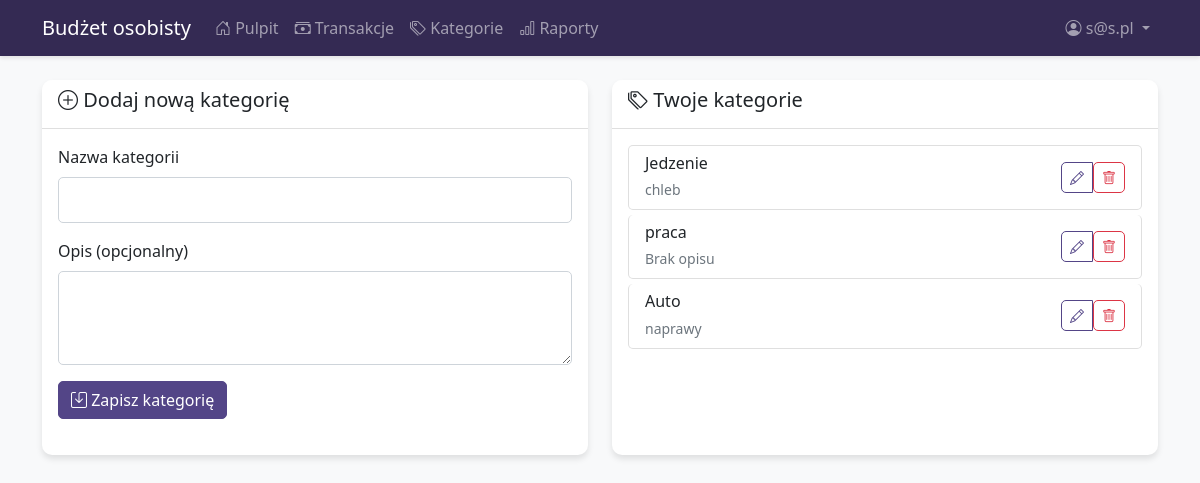
/categories (signed in), run on the app's committed database.
### model.py (models this page shows, shortened)
class Category(db.Model):
    id = db.Column(db.Integer, primary_key=True)
    name = db.Column(db.String(50), nullable=False)
    description = db.Column(db.String(200))
    user_id = db.Column(db.Integer, db.ForeignKey('user.id', ondelete='CASCADE'), nullable=False)
    transactions = db.relationship(
        'Transaction',
        backref='category_ref',
        lazy=True
    )

### app.py (the view, shortened to what this page needs)
@app.route('/categories', methods=['GET', 'POST'])
@login_required
def categories():
    user_cats = Category.query.filter_by(user_id=session['user_id']).all()
    return render_template('categories.html', categories=user_cats)

### app.py (called while the page is built)
def login_required(f):
    @wraps(f)
    def wrapper(*args, **kwargs):
        if 'user_id' not in session:
            flash("Zaloguj się", "danger")
            return redirect(url_for('login'))
        return f(*args, **kwargs)
    return wrapper

### templates/categories.html (shortened to what this page needs)
{% extends "base.html" %}
{% block content %}
<div class="row">
  <div class="col-md-6 mb-4">
    <div class="card h-100">
      <div class="card-header">
        <h5><i class="bi bi-plus-circle"></i> Dodaj nową kategorię</h5>
      </div>
      <div class="card-body">
        <form method="POST" action="{{ url_for('categories') }}">
          <div class="mb-3">
            <label for="name" class="form-label">Nazwa kategorii</label>
            <input type="text" class="form-control" id="name" name="name" required>
          </div>
          <div class="mb-3">
            <label for="description" class="form-label">Opis (opcjonalny)</label>
            <textarea class="form-control" id="description" name="description" rows="3"></textarea>
          </div>
          <button type="submit" class="btn btn-primary">
            <i class="bi bi-save"></i> Zapisz kategorię
          </button>
        </form>
      </div>
    </div>
  </div>
  <div class="col-md-6 mb-4">
    <div class="card h-100">
      <div class="card-header">
        <h5><i class="bi bi-tags"></i> Twoje kategorie</h5>
      </div>
      <div class="card-body">
        {% if categories %}
        <div class="list-group">
          {% for category in categories %}
          <div class="list-group-item d-flex justify-content-between align-items-center">
            <div>
              <h6 class="mb-1">{{ category.name }}</h6>
              <small class="text-muted">{{ category.description or 'Brak opisu' }}</small>
            </div>
            <div class="btn-group">
              <a href="{{ url_for('edit_category', id=category.id) }}" class="btn btn-sm btn-outline-primary">
                <i class="bi bi-pencil"></i>
              </a>
              <form method="POST" action="{{ url_for('delete_category', id=category.id) }}" onsubmit="return confirm('Usunąć kategorię „{{ category.name }}”?');" style="display:inline;">
                <button type="submit" class="btn btn-sm btn-outline-danger">
                  <i class="bi bi-trash"></i>
                </button>
              </form>
            </div>
          </div>
          {% endfor %}
        </div>
        {% else %}
        <div class="alert alert-info">
          Nie masz jeszcze żadnych kategorii. Dodaj pierwszą kategorię używając formularza obok.
        </div>
        {% endif %}
      </div>
    </div>
  </div>
</div>
{% endblock %}

### static/css/style.css (style rules this page uses)
body { background-color: #f8f9fa; min-height: 100vh; display: flex; flex-direction: column; }
.card { border-radius: 10px; box-shadow: 0 4px 6px rgba(0, 0, 0, 0.1); border: none; margin-bottom: 20px; }
.card-header { border-radius: 10px 10px 0 0 !important; background-color: #fff; border-bottom: 1px solid rgba(0, 0, 0, 0.125); }
.btn { border-radius: 5px; }
.form-control, .form-select { border-radius: 5px; padding: 10px; }
.list-group-item { border-radius: 5px !important; margin-bottom: 5px; }
.btn-primary { background-color: #534587; border-color: #534587; }
.btn-outline-primary { color: #534587; border-color: #534587; }

### data on the page
Category: name "Jedzenie", description "chleb"
Category: name "praca", description "Brak opisu"
Category: name "Auto", description "naprawy"

### other printed values
{{ session['email'] }} "s@s.pl"
